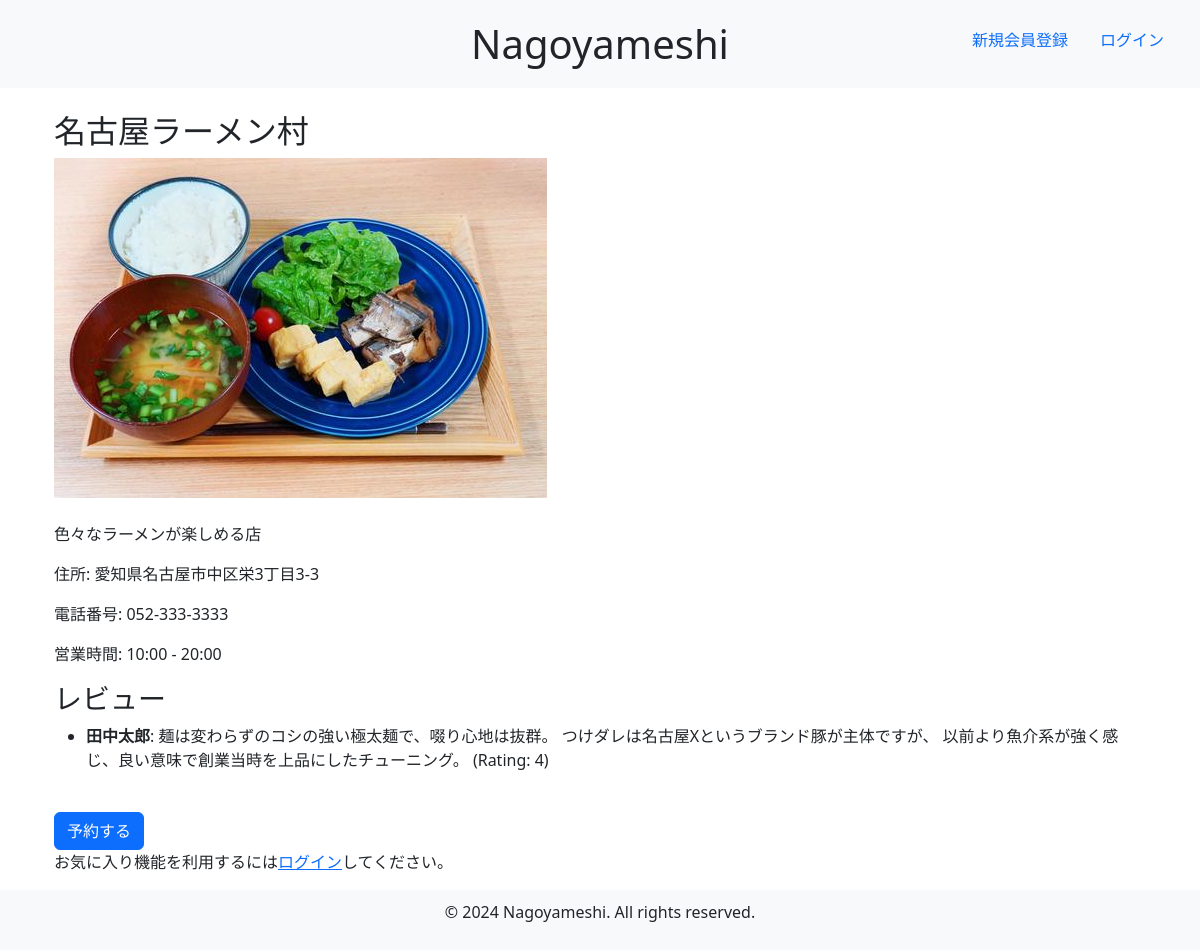
Page /restaurants/3/ on the committed database.
### nagoyameshi/models.py (models this page shows, shortened)
class Restaurant(models.Model):
    name = models.CharField(max_length=200)
    price = models.PositiveIntegerField()
    description = models.TextField()
    postal_code = models.CharField(max_length=10)
    address = models.CharField(max_length=200)
    phone_number = models.CharField(max_length=15)
    open_time = models.TimeField()
    close_time = models.TimeField()
    created_at = models.DateTimeField(auto_now_add=True)
    updated_at = models.TimeField(auto_now=True)
    img = models.ImageField(upload_to='restaurant_images/')
    category = models.ForeignKey(Category, on_delete=models.CASCADE, null=True, blank=True)

class Review(models.Model):
    restaurant = models.ForeignKey(Restaurant, on_delete=models.CASCADE)
    user = models.ForeignKey(CustomUser, on_delete=models.CASCADE)
    rating = models.PositiveIntegerField()
    comment = models.TextField()
    created_at = models.DateTimeField(auto_now_add=True)

class CustomUser(AbstractUser):#フィールドとメソッド（PW検証など）を継承
    username = None  # usernameフィールドを無効化（DBから削除）
    email = models.EmailField(unique=True)  # DB内のメールアドレスを一意に設定
    full_name = models.CharField(max_length=100)#以下フィールドの設定
    furigana = models.CharField(max_length=100)
    postal_code = models.CharField(max_length=10)
    address = models.CharField(max_length=200)
    phone_number = models.CharField(max_length=15)
    birthdate = models.DateField(null=True, blank=True)
    occupation = models.CharField(max_length=100)
    is_end_user = models.BooleanField(default=False)#カスタムでエンドユーザーかどうかのフラグを追加
    is_admin_user = models.BooleanField(default=False)#管理者かどうかのフラグを追加
    is_subscription_user = models.BooleanField(default=False)  # 有料会員かどうかのフラグを追加
    USERNAME_FIELD = 'email'  # メールアドレスを認証に使用
    REQUIRED_FIELDS = ['full_name', 'furigana', 'postal_code', 'address', 'phone_number', 'birthdate', 'occupation']
    objects = CustomUserManager()  ### CustomUserManagerをオブジェクトとして設定

### nagoyameshi/views.py (the view)
# urls.py: path('restaurants/<int:pk>/', RestaurantDetailView.as_view(), name='restaurant_detail'),
class RestaurantDetailView(DetailView):
    model = Restaurant
    template_name = 'restaurant_detail.html'
    context_object_name = 'restaurant'
    def get_context_data(self, **kwargs):
        context = super().get_context_data(**kwargs)
        context['reviews'] = Review.objects.filter(restaurant=self.object)
        return context

### nagoyameshi/templates/restaurant_detail.html (shortened to what this page needs)
{% extends 'base.html' %}
{% block content %}
<div class="container mt-4">
    <h2>{{ restaurant.name }}</h2>
    <img src="{{ restaurant.img.url }}" class="img-fluid mb-4" alt="{{ restaurant.name }}">
    <p>{{ restaurant.description }}</p>
    <p>住所: {{ restaurant.address }}</p>
    <p>電話番号: {{ restaurant.phone_number }}</p>
    <p>営業時間: {{ restaurant.open_time }} - {{ restaurant.close_time }}</p>
    <h3>レビュー</h3>
    <ul>
        {% for review in reviews %}
        <li>
            <strong>{{ review.user.full_name }}</strong>: {{ review.comment }} (Rating: {{ review.rating }})
        </li>
        {% endfor %}
    </ul>
    <a href="{% if user.is_authenticated %}{% url 'make_reservation' restaurant.id %}{% else %}{% url 'login' %}{% endif %}" class="btn btn-primary mt-4">予約する</a>
    {% if user.is_authenticated %}
    <form method="post" action="{% url 'add_to_favorites' restaurant.id %}">
        {% csrf_token %}
        <button type="submit" class="btn btn-primary">お気に入り追加</button>
    </form>
{% else %}
    <p>お気に入り機能を利用するには<a href="{% url 'login' %}">ログイン</a>してください。</p>
{% endif %}
</div>
{% endblock %}

### rows in the picture
Restaurant: name "名古屋ラーメン村", img (picture), description "色々なラーメンが楽しめる店", address "愛知県名古屋市中区栄3丁目3-3", phone_number "052-333-3333", open_time "10:00", close_time "20:00"
Review: user.full_name "田中太郎", comment "麺は変わらずのコシの強い極太麺で、啜り心地は抜群。 つけダレは名古屋Xというブランド豚が主体ですが、 以前より魚介系が強く感じ、良い意味で創業当時を上品にしたチューニング。", rating "4"
